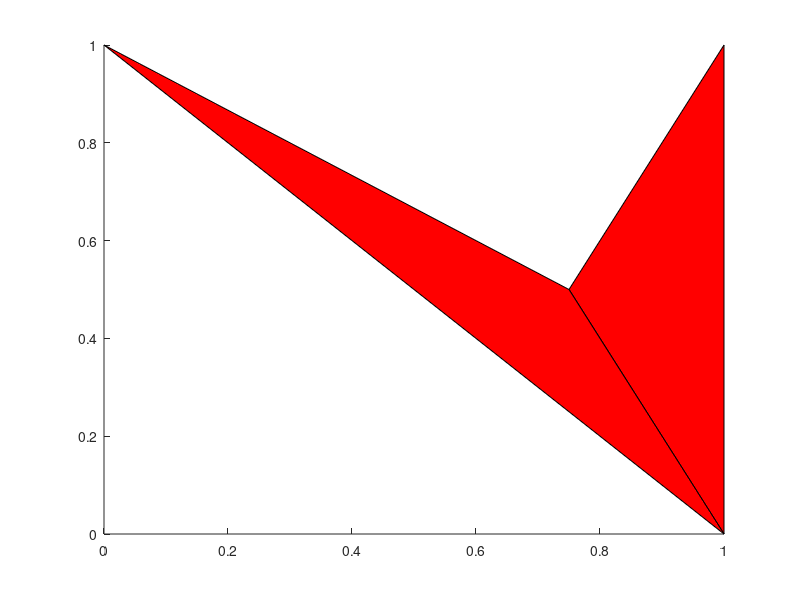

MATLAB code to generate this figure:
function result = test_patch_002
result = false;
a = figure;
x = [0,1,0,1]'; x = [x;x];
y = [0,0,1,1]'; y = [y;y];
z = [-.5,-.5,-.5,-.5,.5,.5,.5,.5]';
c = [1,1,1];
patch(x,y,z,'r');
drawnow;
close(a);
result = true;
